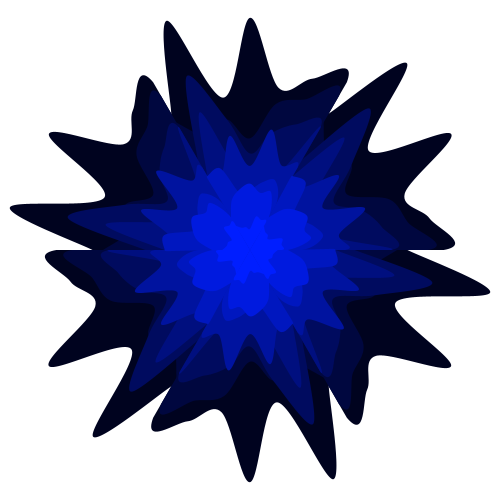
Frame 1 (no input)
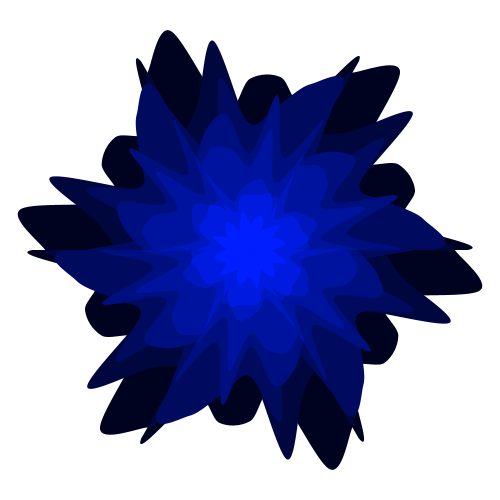
Frame 2 (the mouse pressed at the canvas centre, redrawn once)

The Processing sketch that drew these frames (run headless with seeded random() and noise(); the mouse was pressed at the canvas centre and the sketch redrawn once):

// Processing sketch: processing_162992
// ── processing_162992.pde

/*
  Keys: 
 0 = monochrome
 1 = multi-colored
 m = match edges of each arc (ON/OFF)
 */

float mx, my, inc; 
float sAngle, rStart, rStep;
float h, s, b; 
int steps, numPoints; 
int cMode = 0; 
boolean match = false; 

void setup() {
  size(500, 500); 
  background(255);
  noStroke(); 
  noLoop(); 

  colorMode(HSB, 360, 100, 100, 100);

  mx = width/2; 
  my = height/2;

  inc = 0; 
  sAngle = 60;
  rStart = 250;
  rStep = 30;
  numPoints = 7; 
  steps = (int) rStart/ (int) rStep; 

  h = random(360);
  s = 100;
}

void draw() {
  background(360); 

  translate(mx, my); 
  drawShape();
}

void drawShape() {
  PVector[] points; 
  float radius = rStart;
  float x, y, a, r, r0;

  b = 100/ (float)steps;

  for (int j = 0; j < steps; j++) {

    points = new PVector[numPoints];
    a = 0; 
    r0 = 0; 
    for (int i = 0; i < numPoints; i++) {
      r = random(radius/2, radius); 
      x = cos(radians(a)) * r; 
      y = sin(radians(a)) * r; 
      points[i] = new PVector(x, y); 
      a += sAngle / (numPoints - 1); 
      if (i == 0) {
        r0 = r;
      }
    }
    if (match) {
      a -= sAngle / (numPoints - 1); 
      x = cos(radians(a)) * r0; 
      y = sin(radians(a)) * r0; 
      points[numPoints-1] = new PVector(x, y);
    }

    if (cMode == 0) {
      fill(h, s, b);
      //stroke(h, s, b);
    } else {
      fill(random(360), random(50, 100), random(50, 100), 80);
    } 


    for (float angle = 0; angle < 360; angle += sAngle) {
      pushMatrix(); 
      rotate(radians(angle)); 
      beginShape();
      vertex(0, 0); 
      curveVertex(points[0].x, points[0].y);
      curveVertex(points[0].x, points[0].y);
      for (int i = 0; i < numPoints; i++) {
        curveVertex(points[i].x, points[i].y);
      }
      //curveVertex(points[numPoints-1].x, points[numPoints-1].y);
      curveVertex(0, 0); 
      vertex(0, 0); 
      endShape(CLOSE); 
      popMatrix();
    }

    // mit Spiegelung (=> sAngle = 30; numPoints = 5;
    /*
    for (float angle = 0; angle < 360; angle += 2*sAngle) {
     pushMatrix(); 
     rotate(radians(angle)); 
     beginShape();
     vertex(0, 0); 
     vertex(points[numPoints-1].x, points[numPoints-1].y);
     for (int i = numPoints-1; i >= 0; i--) {
     curveVertex(points[i].x, points[i].y);
     }
     for (int i = 1; i < numPoints; i++) {
     curveVertex(points[i].x, -points[i].y);
     }
     vertex(points[numPoints-1].x, -points[numPoints-1].y);
     vertex(0, 0); 
     endShape();
     popMatrix();
     }
     */
    radius -= rStep;
    b += 100/ (float)steps;
  }
}

void mouseReleased() {
  h = random(360);
  redraw();
}

void keyReleased() {
  if ( key == '0') {
    cMode = 0;
  }
  if ( key == '1') {
    cMode = 1;
  }
  if (key == 'm' || key == 'M') {
    match = !match;
  }
  redraw();
}
